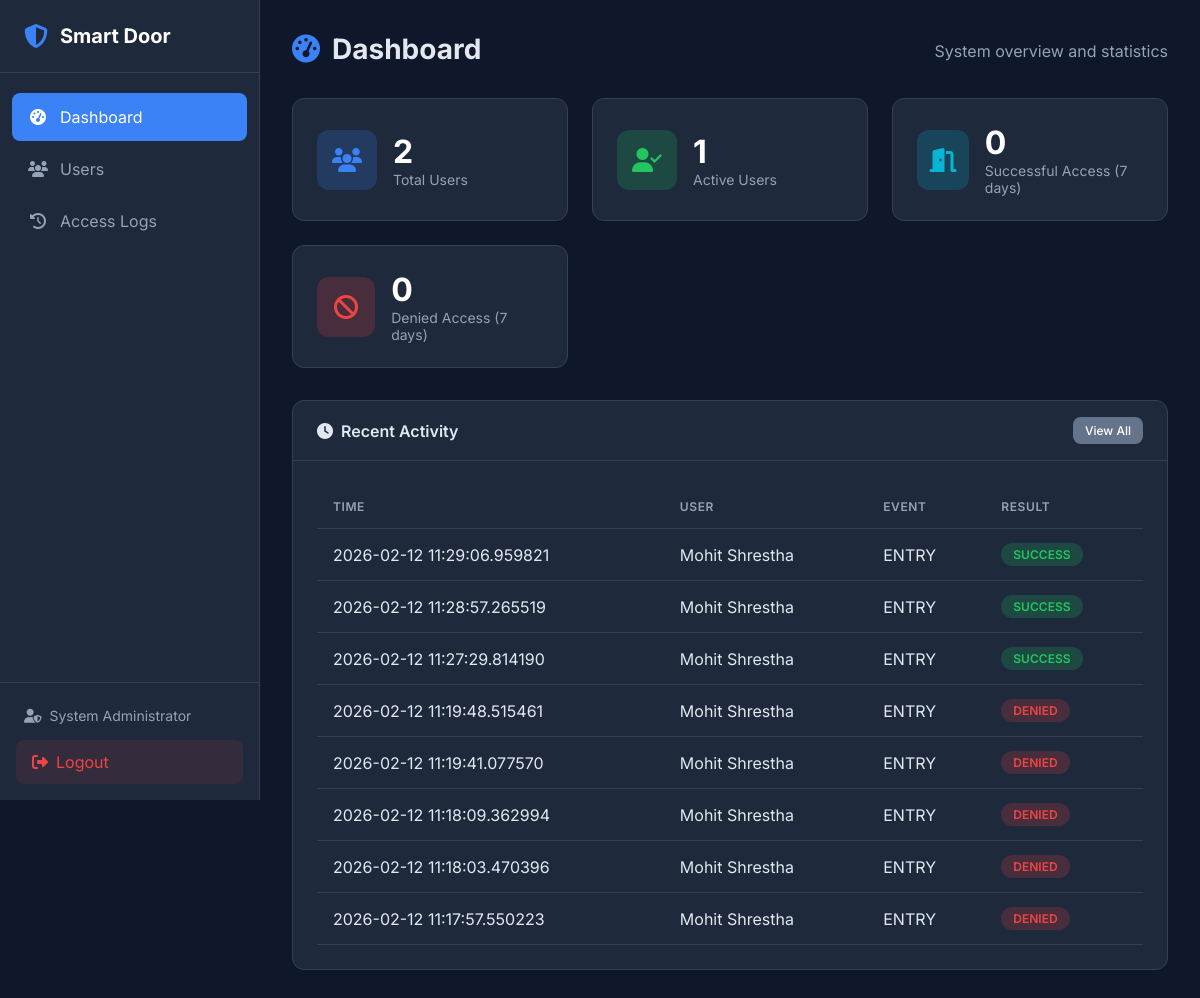
Before: /dashboard (signed in) with the older database file.
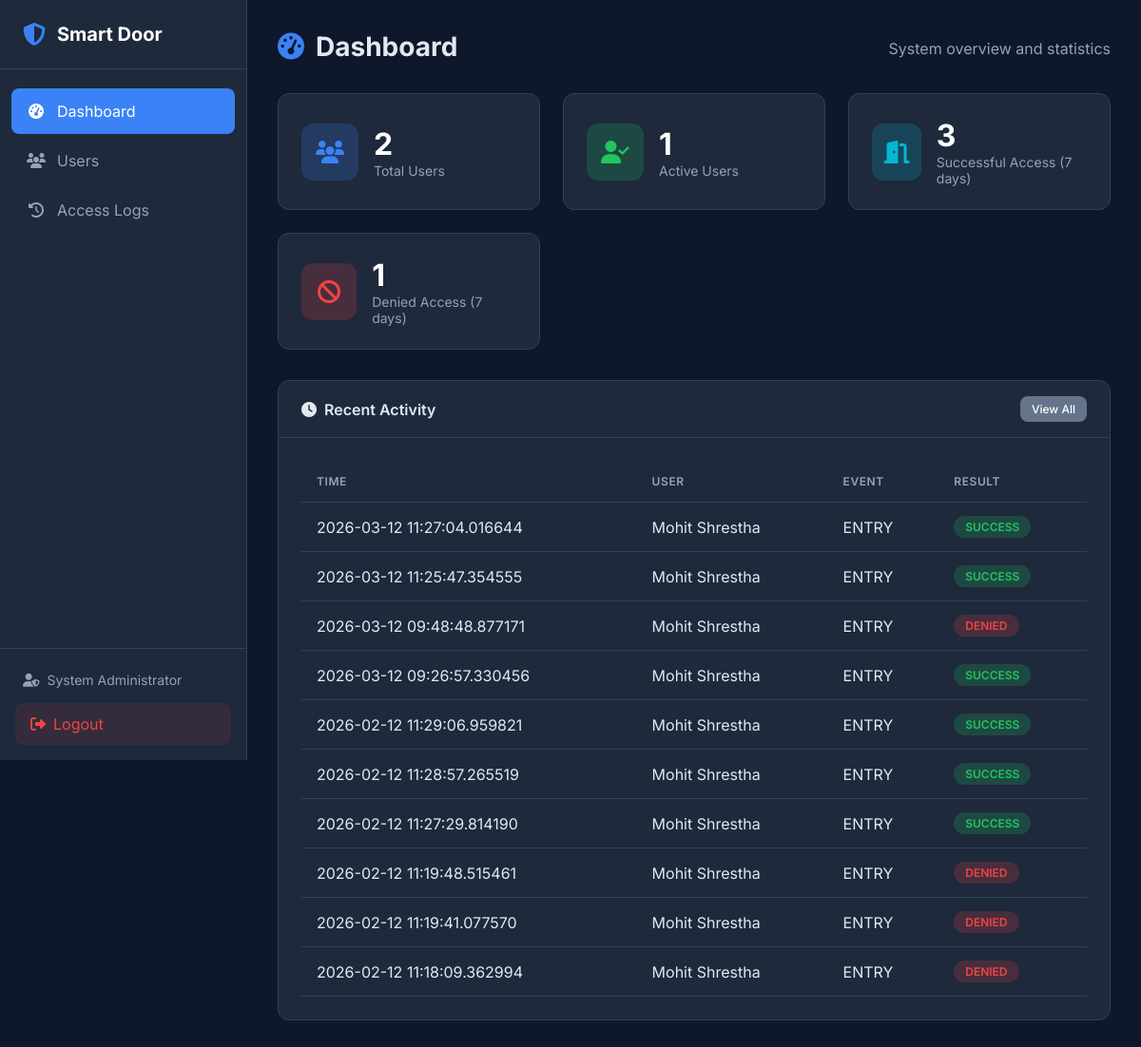
After: the same page with the newer database file.
### tables this page shows
CREATE TABLE access_logs (
    id INTEGER PRIMARY KEY AUTOINCREMENT,
    user_id INTEGER,  -- NULL if unknown person
    employee_id VARCHAR(50),  -- Stored separately for historical reference
    user_name VARCHAR(100),  -- Stored separately for historical reference
    event_type VARCHAR(10) NOT NULL CHECK(event_type IN ('ENTRY', 'EXIT')),
    access_date DATE NOT NULL,
    access_time TIME NOT NULL,
    result VARCHAR(20) NOT NULL CHECK(result IN ('SUCCESS', 'FAILED', 'DENIED')),
    face_match BOOLEAN DEFAULT 0,
    fingerprint_match BOOLEAN DEFAULT 0,
    failure_reason VARCHAR(255),
    confidence_score FLOAT,
    ip_address VARCHAR(45),
    created_at DATETIME DEFAULT CURRENT_TIMESTAMP,
    FOREIGN KEY (user_id) REFERENCES users(id) ON DELETE SET NULL
);

### web/app.py (the view)
@app.route('/dashboard')
@login_required
def dashboard():
    stats = access_log_repo.get_stats(days=7)
    recent_logs = access_log_repo.get_recent_logs(limit=10)
    total_users = len(user_repo.get_all())
    active_users = len(user_repo.get_all(active_only=True))
    return render_template('dashboard.html',
                          stats=stats,
                          recent_logs=recent_logs,
                          total_users=total_users,
                          active_users=active_users)

### database/db_manager.py (called while the page is built, shortened)
    def _get_connection(self) -> sqlite3.Connection:
        return self._local.connection

    def execute(self, query: str, params: tuple = ()) -> sqlite3.Cursor:
        conn = self._get_connection()
        cursor = conn.cursor()
        cursor.execute(query, params)
        return cursor

    def get_by_id(self, admin_id: int) -> Optional[Dict]:
        cursor = self.db.execute(
            "SELECT * FROM admin WHERE id = ?",
            (admin_id,)
        )
        row = cursor.fetchone()
        return dict(row) if row else None

    def get_all(self, active_only: bool = False) -> List[Dict]:
        query = "SELECT * FROM users"
        if active_only:
            query += " WHERE is_active = 1"
        query += " ORDER BY first_name, last_name"
        cursor = self.db.execute(query)
        return [dict(row) for row in cursor.fetchall()]

    def get_recent_logs(self, limit: int = 50) -> List[Dict]:
        cursor = self.db.execute(
            """SELECT * FROM access_logs
               ORDER BY created_at DESC LIMIT ?""",
            (limit,)
        )
        return [dict(row) for row in cursor.fetchall()]

### web/templates/dashboard.html (shortened to what this page needs)
{% extends "base.html" %}
{% block content %}
<div class="page-header">
    <h1><i class="fas fa-tachometer-alt"></i> Dashboard</h1>
    <p>System overview and statistics</p>
</div>
<div class="stats-grid">
    <div class="stat-card">
        <div class="stat-icon bg-primary">
            <i class="fas fa-users"></i>
        </div>
        <div class="stat-info">
            <h3>{{ total_users }}</h3>
            <p>Total Users</p>
        </div>
    </div>
    <div class="stat-card">
        <div class="stat-icon bg-success">
            <i class="fas fa-user-check"></i>
        </div>
        <div class="stat-info">
            <h3>{{ active_users }}</h3>
            <p>Active Users</p>
        </div>
    </div>
    <div class="stat-card">
        <div class="stat-icon bg-info">
            <i class="fas fa-door-open"></i>
        </div>
        <div class="stat-info">
            <h3>{{ stats.successful or 0 }}</h3>
            <p>Successful Access (7 days)</p>
        </div>
    </div>
    <div class="stat-card">
        <div class="stat-icon bg-danger">
            <i class="fas fa-ban"></i>
        </div>
        <div class="stat-info">
            <h3>{{ stats.denied or 0 }}</h3>
            <p>Denied Access (7 days)</p>
        </div>
    </div>
</div>
<div class="card">
    <div class="card-header">
        <h2><i class="fas fa-clock"></i> Recent Activity</h2>
        <a href="{{ url_for('logs') }}" class="btn btn-sm btn-secondary">View All</a>
    </div>
    <div class="card-body">
        {% if recent_logs %}
        <table class="table">
            <thead>
                <tr>
                    <th>Time</th>
                    <th>User</th>
                    <th>Event</th>
                    <th>Result</th>
                </tr>
            </thead>
            <tbody>
                {% for log in recent_logs %}
                <tr>
                    <td>{{ log.access_date }} {{ log.access_time }}</td>
                    <td>{{ log.user_name or 'Unknown' }}</td>
                    <td>{{ log.event_type }}</td>
                    <td>
                        <span class="badge badge-{{ 'success' if log.result == 'SUCCESS' else 'danger' }}">
                            {{ log.result }}
                        </span>
                    </td>
                </tr>
                {% endfor %}
            </tbody>
        </table>
        {% else %}
        <p class="text-muted">No recent activity</p>
        {% endif %}
    </div>
</div>
{% endblock %}

Changed rows visible on the page:
no longer on this page (row unchanged): access_logs: access_date "2026-02-12", access_time "11:18:03.470396", user_name "Mohit Shrestha", event_type "ENTRY", result "DENIED"
no longer on this page (row unchanged): access_logs: access_date "2026-02-12", access_time "11:17:57.550223", user_name "Mohit Shrestha", event_type "ENTRY", result "DENIED"
added access_logs: access_date "2026-03-12", access_time "11:27:04.016644", user_name "Mohit Shrestha", event_type "ENTRY", result "SUCCESS"
added access_logs: access_date "2026-03-12", access_time "11:25:47.354555", user_name "Mohit Shrestha", event_type "ENTRY", result "SUCCESS"
added access_logs: access_date "2026-03-12", access_time "09:48:48.877171", user_name "Mohit Shrestha", event_type "ENTRY", result "DENIED"
added access_logs: access_date "2026-03-12", access_time "09:26:57.330456", user_name "Mohit Shrestha", event_type "ENTRY", result "SUCCESS"
Other visible differences:
{{ stats.successful or 0 }}: "0" → "3"
{{ stats.denied or 0 }}: "0" → "1"
